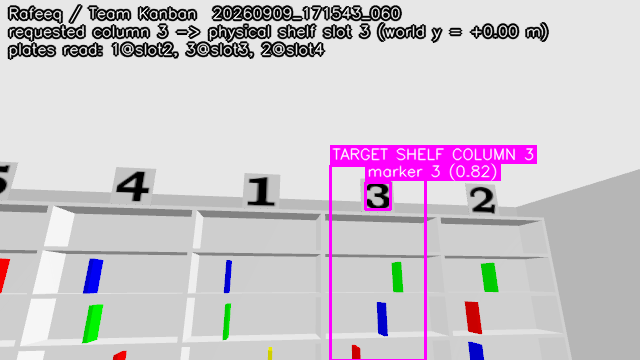
#> input picture erc_images/shelf_column_20260909_171543_060.png, 640 x 360 px, given in place of 1.png, which was not available
$ python test_vision_offline.py
#> lines starting #> are read from the running program, lines starting #| are printed output that depends on the picture; after the words box and inside, x2 and y2 are one past the last pixel; in counts of white or black regions, pixels touching at a corner belong together; pictures that were not available may be replaced by others from this repository, and a replacement may not be noted
### src/rafeeq_solution/rafeeq_solution/vision.py
"""Pure OpenCV/numpy detectors - no ROS imports.

Keeping the vision maths free of ROS means it can be exercised against saved
PNGs on any machine, which is how this module should be regression-tested
before every competition run. ``perception_node`` is a thin ROS wrapper
around these functions.

Everything here exploits how simple the arena actually is:

* Number plates are a black digit on a plain white square, and the exact
  digit textures ship in ``erc_description``. No OCR is needed - we template
  match against the ground-truth PNGs.
* Books are flat, unlit, fully saturated primaries (``<ambient>`` and
  ``<diffuse>`` only, no texture), presented spine-on as a 0.03 x 0.25 m
  rectangle. That 1:8 aspect ratio rejects almost every false positive.
* The bin is the only large red object near the start zone.
"""

import os

import cv2
import numpy as np

# HSV thresholds (OpenCV ranges: H 0-179, S 0-255, V 0-255).
# The books are rendered from pure RGBA primaries, so hue is essentially
# exact and the bands can be tight. Red needs two bands because it wraps.
COLOUR_RANGES = {
    'red': [((0, 110, 60), (10, 255, 255)),
            ((168, 110, 60), (179, 255, 255))],
    'green': [((45, 110, 60), (85, 255, 255))],
    'blue': [((100, 110, 60), (135, 255, 255))],
    'yellow': [((20, 110, 60), (35, 255, 255))],
}

#: BGR draw colours for annotation, matched to the book colour names.
DRAW_BGR = {
    'red': (0, 0, 255),
    'green': (0, 200, 0),
    'blue': (255, 0, 0),
    'yellow': (0, 220, 220),
    'marker': (255, 0, 255),
    'bin': (0, 140, 255),
}

#: Canonical size every digit crop is normalised to before matching, (w, h).
TEMPLATE_SIZE = (48, 64)


# [13 lines left out: function colour_mask, not called in this run]


def _binarise_digit(gray):
    """Return a mask where the digit (dark ink) is 255."""
    _, mask = cv2.threshold(
        gray, 0, 255, cv2.THRESH_BINARY_INV | cv2.THRESH_OTSU)
    return mask


def _crop_to_ink(mask):
    """Tight-crop a binary mask to its non-zero bounding box."""
    ys, xs = np.nonzero(mask)
    if len(xs) == 0:
        return None
    return mask[ys.min():ys.max() + 1, xs.min():xs.max() + 1]


def _normalise(mask):
    """Tight-crop then resize a digit mask to the canonical template size."""
    cropped = _crop_to_ink(mask)
    if cropped is None:
        return None
    resized = cv2.resize(cropped, TEMPLATE_SIZE, interpolation=cv2.INTER_AREA)
    return (resized > 127).astype(np.uint8)


def load_digit_templates(textures_dir, digits=range(1, 6)):
    """Load and normalise the ground-truth digit textures.

    ``textures_dir`` is the ``models/number_marker/textures`` directory of
    the installed ``erc_description`` share. Returns ``{digit: mask}``;
    digits that fail to load are skipped so a partial set still works.
    """
    templates = {}

    for n in digits:
        path = os.path.join(textures_dir, '{}.png'.format(n))
        gray = cv2.imread(path, cv2.IMREAD_GRAYSCALE)
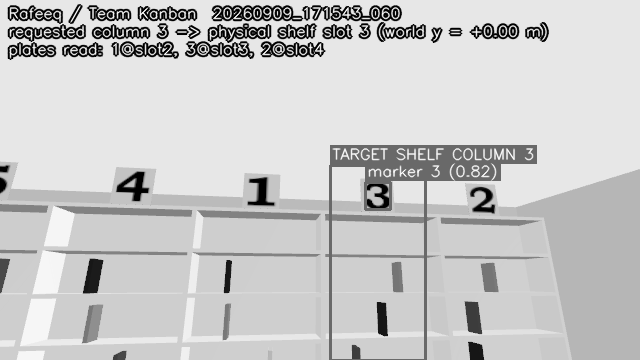
#> gray: shape (360, 640); min 0, max 255, mean 200.6
        if gray is None:
            continue
        norm = _normalise(_binarise_digit(gray))
#> in _binarise_digit, `_, mask = cv2.threshold( gray, 0, 255, cv2.THRESH_BINARY_INV | cv2.THR..`:
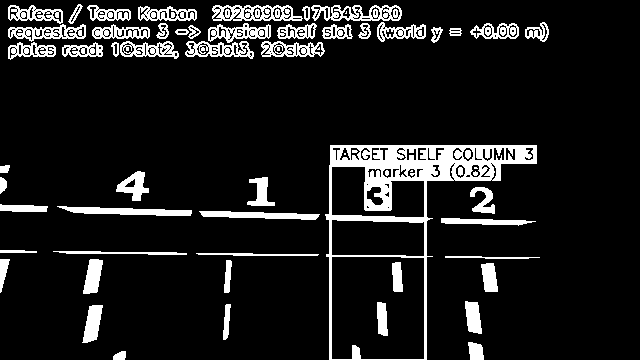
#> mask: shape (360, 640); 11.2% white; 61 white regions (6 under 20 px), largest, box (x1, y1, x2, y2) and area: (325, 145, 537, 360) 7674, (212, 5, 303, 21) 920, (311, 5, 402, 21) 829
#> in _crop_to_ink, `return mask[ys.min():ys.max() + 1, xs.min():xs.max() + 1]`:
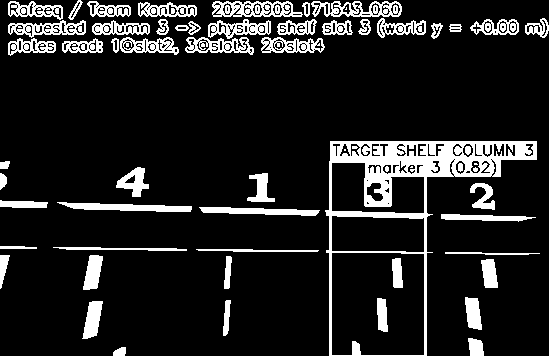
#> returned value: shape (356, 549); 13.2% white; 61 white regions (6 under 20 px), largest, box (x1, y1, x2, y2) and area: (325, 141, 537, 356) 7674, (212, 1, 303, 17) 920, (311, 1, 402, 17) 829
#> in _normalise, `resized = cv2.resize(cropped, TEMPLATE_SIZE, interpolation=cv2.INTER_A..`:
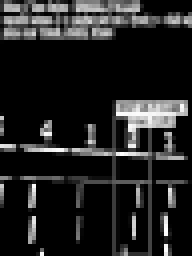
#> resized: shape (64, 48) (shown 4 times larger); min 0, max 255, mean 33.6
#> in _normalise, `return (resized > 127).astype(np.uint8)`:
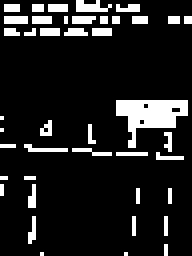
#> returned value: shape (64, 48) (shown 4 times larger); values 0 (black) and 1 (white), 12.4% white in thin lines or dots
        if norm is not None:
            templates[n] = norm
#> pass 2 of the loop in load_digit_templates, `for n in digits:`:
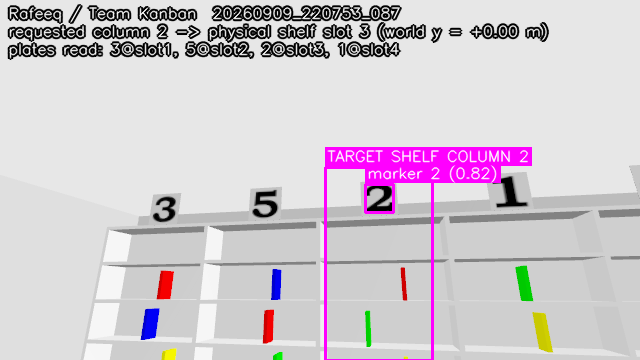
#> input picture erc_images/shelf_column_20260909_220753_087.png, 640 x 360 px, given in place of 2.png, which was not available
#> in _binarise_digit (call 2), `_, mask = cv2.threshold( gray, 0, 255, cv2.THRESH_BINARY_INV | cv2.THR..`:
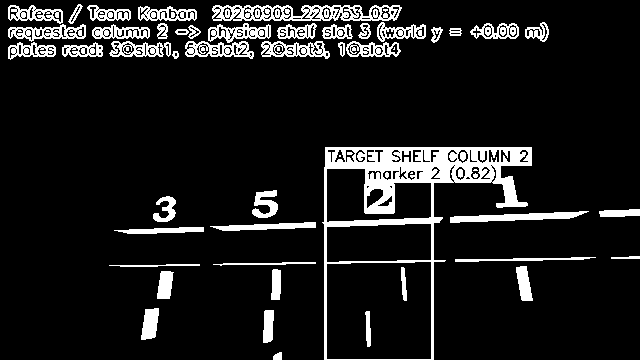
#> mask: shape (360, 640); 10.9% white; 56 white regions (7 under 20 px), largest, box (x1, y1, x2, y2) and area: (322, 147, 532, 360) 8319, (212, 5, 402, 21) 1921, (450, 211, 589, 223) 849
#> in _normalise (call 2), `return (resized > 127).astype(np.uint8)`:
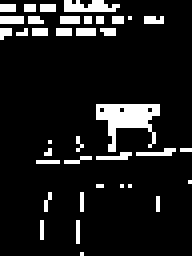
#> returned value: shape (64, 48) (shown 4 times larger); values 0 (black) and 1 (white), 10.5% white in thin lines or dots

    return templates


# [435 lines left out: functions _match_digit, detect_number_plates, detect_books, books_in_column, cluster_columns, cluster_nearest and 10 more, not called in this run]

### src/rafeeq_solution/scripts/test_vision_offline.py
#!/usr/bin/env python3
"""Offline regression test for rafeeq_solution.vision.

Renders synthetic shelf scenes at the *true* camera scale and checks the
detectors against known ground truth. No ROS and no Gazebo needed, so this
runs on a laptop and should be run before every competition attempt.

Scale maths, so the synthetic scene is honest:

    camera:  640 x 360, horizontal FOV 1.518 rad  (README sensor table)
    fx    =  (640 / 2) / tan(1.518 / 2)  =  339 px

    number plate  0.30 m wide  ->  0.30 * 339 / range px
    book spine    0.03 m wide  ->  0.03 * 339 / range px
                  0.25 m tall  ->  0.25 * 339 / range px

At the 3 m scan range a plate is 34 px and a book spine is only 3 px wide,
which is exactly why column detection happens from the start zone and book
detection only happens after driving up to 0.75 m.

Usage:
    python3 test_vision_offline.py [--write-debug DIR]
"""

import argparse
import math
import os
import sys

import cv2
import numpy as np

HERE = os.path.dirname(os.path.abspath(__file__))
sys.path.insert(0, os.path.abspath(os.path.join(HERE, '..')))

from rafeeq_solution import vision            # noqa: E402

WIDTH, HEIGHT = 640, 360
HFOV = 1.518
FX = (WIDTH / 2.0) / math.tan(HFOV / 2.0)

TEXTURES = os.path.abspath(os.path.join(
    HERE, '..', '..', 'erc_description', 'models', 'number_marker',
    'textures'))

BOOK_BGR = {
    'red': (0, 0, 255),
    'green': (0, 255, 0),
    'blue': (255, 0, 0),
    'yellow': (0, 255, 255),
}

PASS, FAIL = 0, 0


def check(name, condition, detail=''):
    global PASS, FAIL
    if condition:
        PASS += 1
        print('  PASS  {}'.format(name))
    else:
        FAIL += 1
        print('  FAIL  {}  {}'.format(name, detail))


def px(metres, range_m):
    """Size in pixels of an object ``metres`` across at ``range_m`` away."""
    return max(1, int(round(metres * FX / range_m)))


def blank(shade=200):
    """A shelf-white background, as the real shelf is 1,1,1 albedo."""
    return np.full((HEIGHT, WIDTH, 3), shade, np.uint8)


def paste_plate(canvas, digit, cx, cy, range_m):
    """Paste a real number-marker texture at true angular size."""
    size = px(0.30, range_m)
    texture = cv2.imread(os.path.join(TEXTURES, '{}.png'.format(digit)),
                         cv2.IMREAD_GRAYSCALE)
    if texture is None:
        raise SystemExit('missing texture {}/{}.png'.format(TEXTURES, digit))

    small = cv2.resize(texture, (size, size), interpolation=cv2.INTER_AREA)
    patch = cv2.cvtColor(small, cv2.COLOR_GRAY2BGR)

    x0, y0 = int(cx - size / 2), int(cy - size / 2)
    canvas[y0:y0 + size, x0:x0 + size] = patch
    return (x0, y0, size, size)


def paste_book(canvas, colour, cx, cy, range_m):
    """Paste a spine-on book: 0.03 m wide by 0.25 m tall."""
    w, h = px(0.03, range_m), px(0.25, range_m)
    x0, y0 = int(cx - w / 2), int(cy - h / 2)
    canvas[y0:y0 + h, x0:x0 + w] = BOOK_BGR[colour]
    return (x0, y0, w, h)


def scene_shelf_scan(range_m=3.0, order=(4, 1, 5, 2, 3)):
    """Five number plates across the shelf, viewed from the start zone."""
    canvas = blank(205)
    spacing = px(1.0, range_m)              # columns are 1 m apart
    centre = WIDTH / 2.0
    truth = {}

    for index, digit in enumerate(order):
        offset = (index - (len(order) - 1) / 2.0) * spacing
        cx = centre + offset
        if cx - px(0.30, range_m) < 0 or cx + px(0.30, range_m) > WIDTH:
            continue
        paste_plate(canvas, digit, cx, 60, range_m)
        truth[digit] = index + 1

    return canvas, truth


def scene_column(colours=('blue', 'red', 'yellow', 'green'), range_m=1.5):
    """One column of four books, centred vertically in the frame.

    Default range is the book-scan standoff. The four rows are 0.33 m apart,
    so they only all fit in the 360 px frame from about 1.17 m back - see
    ``arena.BOOK_SCAN_STANDOFF``.
    """
    canvas = blank(210)
    spacing = px(0.33, range_m)             # ROW_SPACING from the launch file
    span = spacing * (len(colours) - 1)
    top = HEIGHT / 2.0 - span / 2.0
    truth = {}

    for index, colour in enumerate(colours):
        cy = top + index * spacing
        half = px(0.25, range_m) / 2
        if cy - half < 0 or cy + half > HEIGHT:
            continue
        paste_book(canvas, colour, WIDTH / 2.0, cy, range_m)
        truth[colour] = index + 1

    return canvas, truth


def scene_bin(range_m=0.8):
    """The red collection bin, seen on the way back to the start zone."""
    canvas = blank(190)
    w, h = px(0.45, range_m), px(0.30, range_m)
    x0, y0 = int(WIDTH / 2 - w / 2), int(HEIGHT / 2 - h / 2)
    cv2.rectangle(canvas, (x0, y0), (x0 + w, y0 + h), (0, 0, 255), -1)
    return canvas, (x0, y0, w, h)


def main():
    parser = argparse.ArgumentParser()
    parser.add_argument('--write-debug', metavar='DIR',
                        help='save annotated scenes here for inspection')
    opts = parser.parse_args()

    if opts.write_debug:
        os.makedirs(opts.write_debug, exist_ok=True)

    def save(name, image):
        if opts.write_debug:
            cv2.imwrite(os.path.join(opts.write_debug, name), image)

    print('camera model: {}x{}, fx={:.1f} px'.format(WIDTH, HEIGHT, FX))
    print('at 3.0 m: plate={} px, book spine={} px wide'.format(
        px(0.30, 3.0), px(0.03, 3.0)))
    print('at 0.75 m: book spine={}x{} px'.format(
        px(0.03, 0.75), px(0.25, 0.75)))

    templates = vision.load_digit_templates(TEXTURES)
#> templates = 3 items
    print('\n[templates]')
    check('loaded all five digit templates', len(templates) == 5,
          'got {}'.format(sorted(templates)))

    # -- number plates at several ranges --------------------------------
    print('\n[number plates]')
    for range_m in (2.0, 2.5, 3.0, 3.5):
        canvas, truth = scene_shelf_scan(range_m)
        plates = vision.detect_number_plates(canvas, templates)
        found = {p['digit'] for p in plates}

        annotated = vision.annotate(
            canvas, plates,
            lambda d: '{} ({:.2f})'.format(d['digit'], d['score']))
        save('plates_{:.1f}m.png'.format(range_m), annotated)

        check('range {:.1f} m: all visible digits read'.format(range_m),
              found == set(truth),
              'expected {} got {}'.format(sorted(truth), sorted(found)))

        # Left-to-right image order must match the shelf slot order.
        ordered = [p['digit'] for p in plates]
        expected = [d for d, _ in sorted(truth.items(), key=lambda kv: kv[1])]
        check('range {:.1f} m: left-to-right order correct'.format(range_m),
              ordered == expected,
              'expected {} got {}'.format(expected, ordered))

    # -- no false positives on an empty shelf ---------------------------
    print('\n[false positives]')
    empty = blank(205)
    check('empty white shelf yields no plates',
          len(vision.detect_number_plates(empty, templates)) == 0)

    books_only, _ = scene_column()
    check('a column of books yields no plates',
          len(vision.detect_number_plates(books_only, templates)) == 0,
          str(vision.detect_number_plates(books_only, templates)))

    # -- books and rows --------------------------------------------------
    print('\n[books and rows]')
    for arrangement in (('blue', 'red', 'yellow', 'green'),
                        ('red', 'green', 'blue', 'yellow'),
                        ('yellow', 'blue', 'green', 'red')):
        canvas, truth = scene_column(arrangement)
        books = vision.detect_books(canvas)
        ranked = vision.rank_rows(books, row_one_is_top=True)

        annotated = vision.annotate(
            canvas, ranked,
            lambda d: '{} r{}'.format(d['colour'], d['row']))
        save('books_{}.png'.format('_'.join(arrangement)), annotated)

        check('found all four books in {}'.format(list(arrangement)),
              len(ranked) == 4, 'got {}'.format(
                  [(b['colour'], b['row']) for b in ranked]))

        got = {b['colour']: b['row'] for b in ranked}
        check('row assignment correct for {}'.format(list(arrangement)),
              got == truth, 'expected {} got {}'.format(truth, got))

    # -- row convention flip --------------------------------------------
    canvas, truth = scene_column(('blue', 'red', 'yellow', 'green'))
    flipped = vision.rank_rows(vision.detect_books(canvas),
                               row_one_is_top=False)
    got = {b['colour']: b['row'] for b in flipped}
    check('row_one_is_top=False inverts the numbering',
          got == {c: 5 - r for c, r in truth.items()},
          'got {}'.format(got))

    # -- standoff sensitivity, the reason BOOK_SCAN_STANDOFF exists ------
    print('\n[standoff sensitivity]')
    for range_m in (0.75, 1.0, 1.25, 1.5, 2.0):
        canvas, truth = scene_column(range_m=range_m)
        found = vision.detect_books(canvas)
        print('  {:.2f} m: {} of 4 rows in frame, {} detected '
              '(spine {} px wide)'.format(
                  range_m, len(truth), len(found), px(0.03, range_m)))

    canvas, truth = scene_column(range_m=1.5)
    check('all four rows fit and are detected at the book-scan standoff',
          len(truth) == 4 and len(vision.detect_books(canvas)) == 4,
          '{} in frame, {} detected'.format(
              len(truth), len(vision.detect_books(canvas))))

    canvas, truth = scene_column(range_m=0.75)
    check('at the grasp standoff the rows do NOT all fit '
          '(this is why we scan from further back)',
          len(truth) < 4, '{} rows fitted'.format(len(truth)))

    far, _ = scene_column(range_m=3.0)
    print('  note: at the 3.0 m shelf-scan range a spine is only {} px wide '
          'and {} books are detectable'.format(
              px(0.03, 3.0), len(vision.detect_books(far))))

    # -- red bin ---------------------------------------------------------
    print('\n[collection bin]')
    canvas, truth_box = scene_bin()
    found = vision.detect_red_bin(canvas)
    annotated = vision.annotate(
        canvas, [found] if found else [], lambda d: 'BIN')
    save('bin.png', annotated)

    check('bin detected', found is not None)
    if found:
        dx = abs(found['centroid'][0] - (truth_box[0] + truth_box[2] / 2))
        check('bin centroid within 5 px', dx < 5, 'off by {:.1f}'.format(dx))

    red_book_scene, _ = scene_column(('red', 'green', 'blue', 'yellow'))
    check('a red book is not mistaken for the bin',
          vision.detect_red_bin(red_book_scene) is None,
          str(vision.detect_red_bin(red_book_scene)))

    print('\n{} passed, {} failed'.format(PASS, FAIL))
    return 1 if FAIL else 0


if __name__ == '__main__':
#> (the run stopped early here; a loop or call above may not have finished)
